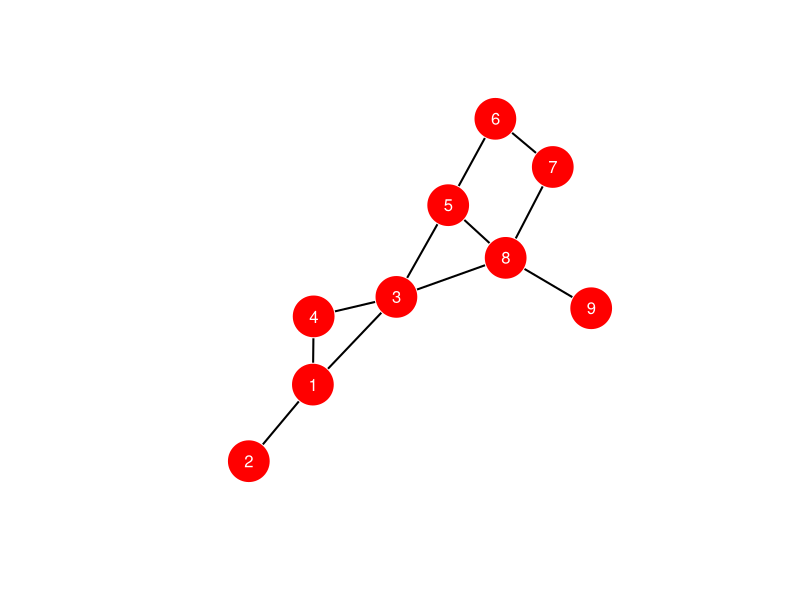

Here is the R script that generated this plot:
if (!require("igraph")) { install.packages("igraph") }
library(igraph)

# Specify an undirected graph by hand, using a numeric   
# vector of the pairs of vertices sharing an edge.
G <- graph( c(1,2,1,3,1,4,3,4,3,5,5,6,6,7,7,8,8,9,3,8,5,8), directed = FALSE )

# visualization
plot(G, layout = layout.fruchterman.reingold,
     vertex.size = 25,
     vertex.color="red",
     vertex.frame.color= "white",
     vertex.label.color = "white",
     vertex.label.family = "sans",
     edge.width=2,  
     edge.color="black")

# camino mas corto
get.shortest.paths(G, from='1', to='9')